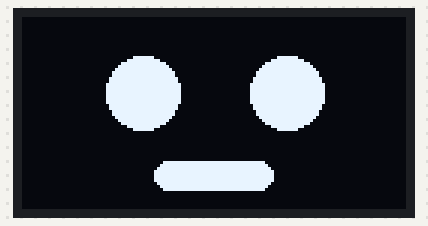
Bench run of a sketch on a simulated ESP32. Parts: 128×64 one-colour display. Random numbers use the default seed unless the sketch sets one.

Above: at 0.1 s.
At 6.5 s:
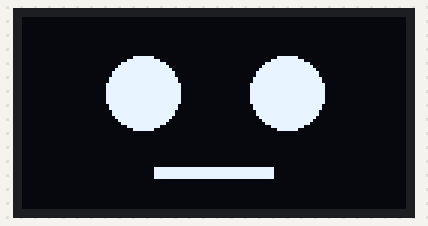
At 15.8 s:
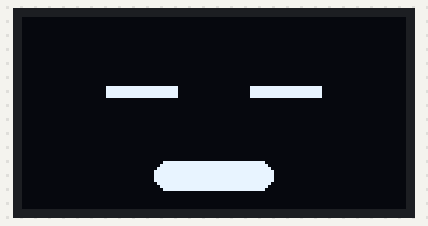
At 38.3 s:
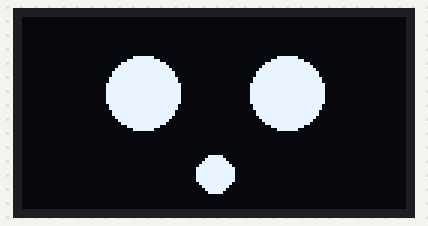

The sketch:

robot_y_z_mimikleri.ino
```cpp
#include<Wire.h>
#include<Adafruit_GFX.h>
#include<Adafruit_SSD1306.h>
#define SCREEN_WIDTH 128
#define SCREEN_HEIGHT 64
                                   // RESET PİNİ YOKSA -1 KULLANILIR
Adafruit_SSD1306 display(SCREEN_WIDTH,SCREEN_HEIGHT,&Wire,-1);

void setup(){
  // ekranı baslat(0x3C standart adrestir)

  Wire.begin(8,9);
  if(!display.begin(SSD1306_SWITCHCAPVCC,0x3C)){
    for(;;);      // baglantı yoksa burda kalır

  }
  display.clearDisplay();              // ilk gözlerinin çizim kod
  display.display();
}
// GÖZLER çizen fonksiyon
void drawFace(bool gozAck,int myType){
  display.clearDisplay();  // her seferinde ekranı temizle
  // gözlerin komutu
   if(gozAck){
  display.fillCircle(40,25,12,SSD1306_WHITE);  // SOL GÖZ İÇİN
  display.fillCircle(88,25,12,SSD1306_WHITE);
   }else{
    // kapalı gözler(kısa çizgiler)
    display.fillRect(28,23,24,4,SSD1306_WHITE);  // SOL GÖZ
    display.fillRect(76,23,24,4,SSD1306_WHITE);// SAĞ GÖZ
   }
   // AĞIZ İÇİN KODLAR
   if(myType==1){
                            // gülümswyen Agız (genis gülümseme)
    display.fillRoundRect(44,48,40,10,5,SSD1306_WHITE);
   }

  else if (myType==2){
    // saşkın /küçük agız için
    display.fillCircle(64,52,6,SSD1306_WHITE);
  }
  else{    // düz ciddi
    display.fillRect(44,50,40,4,SSD1306_WHITE);
  }
  display.display();   // çizilenleri ekrana gönder
}
void loop(){
  // animasyonlar döngü halinde burda olusacak
// 1.durum mutlu ve gözler acık
drawFace(true,1);
    delay(random(4000,7000));  //  4 ile 7 sn arası gözler acık
    //2.durum göz kırp ve agzı küçültür
    drawFace(false,1);      // gözler kapalı ,mutlu yüz
    delay(500);          //200 mili sn kIPSIN kalsın
    //3.durum gözler açıkama düz ağız(düsünme vibe)
    drawFace(true,0);
    delay(2000);
   // 4.DURUM Arada bir şaşırsın
    drawFace(true,2);     // 2sn saskın bakar
    delay(2000);
}
```

Measured:
- what the display in image 0 shows lasts 5.8 s, from 0.1 s to 5.9 s
- what the display in image 1 shows lasts 2.1 s, from 6.4 s to 8.5 s
- what the display in image 2 shows lasts 0.5 s, from 15.8 s to 16.3 s
